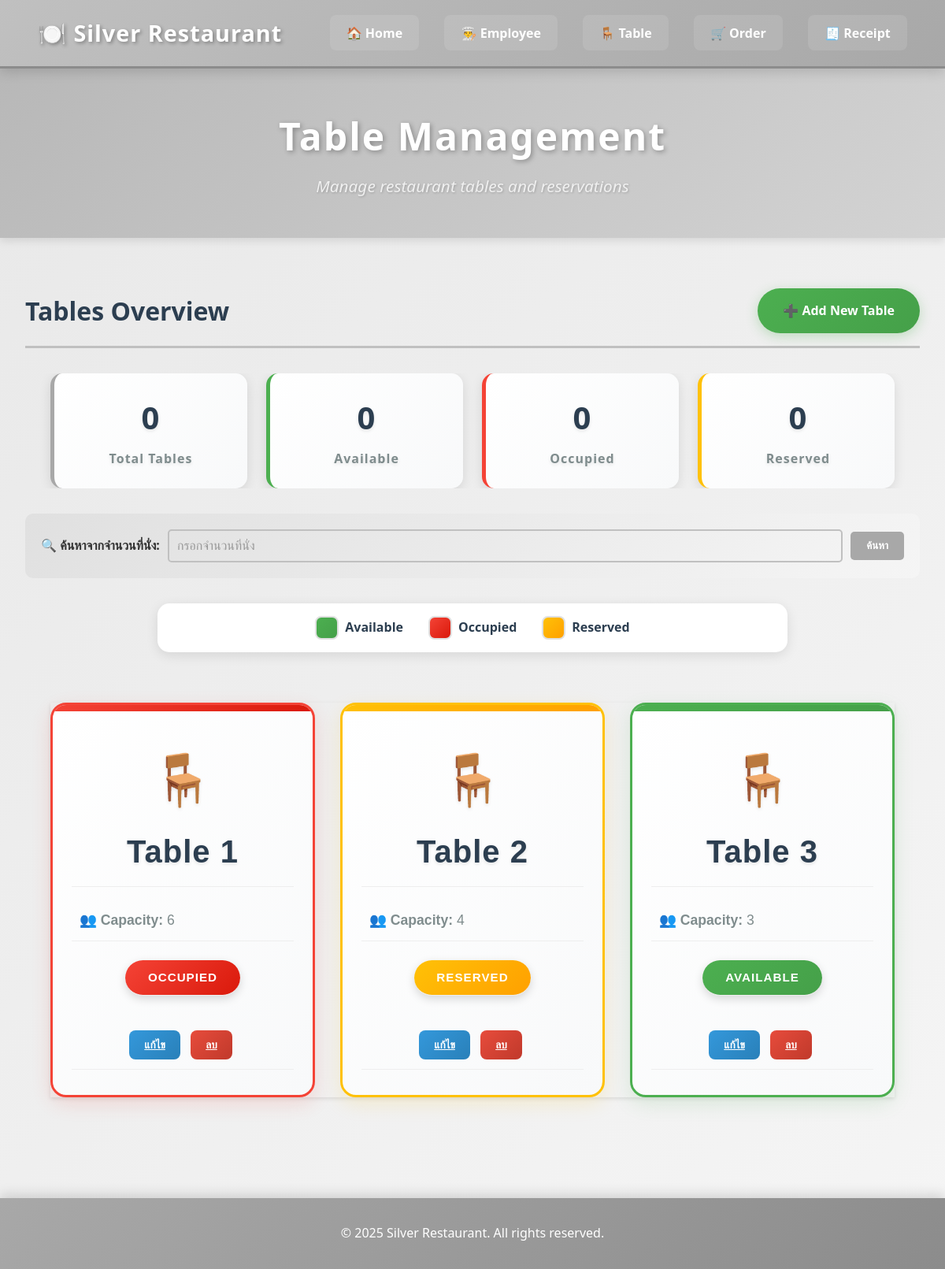
Screenshot of /tableU.php with the database file from the repository.
### tables this page shows
CREATE TABLE table_info (
    table_id INTEGER PRIMARY KEY AUTOINCREMENT,
    table_number TEXT NOT NULL,
    capacity INTEGER NOT NULL,
    status TEXT NOT NULL
);

### tableU.php (the view, shortened to what this page needs)
<?php
require('DBConnect.php');
?>
<!DOCTYPE html>
<html lang="en">
<head>
    <link rel="stylesheet" href="ref.css">
    <link rel="stylesheet" href="tableU.css">
</head>
<body>
    <nav class="navbar">
        <div class="nav-brand">
            <h1>🍽️ Silver Restaurant</h1>
        </div>
        <ul class="nav-menu">
            <li><a href="index.php">🏠 Home</a></li>
            <li><a href="employee.php">👨‍🍳 Employee</a></li>
            <li><a href="tableU.php">🪑 Table</a></li>
            <li><a href="OrderUi.php">🛒 Order</a></li>
            <li><a href="Receipt.php">🧾 Receipt</a></li>
        </ul>
    </nav>
    <div class="hero-section">
        <h2 class="hero-title">Table Management</h2>
        <p class="hero-subtitle">Manage restaurant tables and reservations</p>
    </div>
    <div class="menu-container">
        <div class="menu-header">
            <h2 class="section-title">Tables Overview</h2>
            <a href="tableUAddForm.php" class="add-menu-btn" style="text-decoration: none; display: inline-block;">
                ➕ Add New Table
            </a>
        </div>
        <div class="stats-container">
            <div class="stat-card stat-total">
                <div class="stat-number" id="totalTables">0</div>
                <div class="stat-label">Total Tables</div>
            </div>
            <div class="stat-card stat-available">
                <div class="stat-number" id="availableTables">0</div>
                <div class="stat-label">Available</div>
            </div>
            <div class="stat-card stat-occupied">
                <div class="stat-number" id="occupiedTables">0</div>
                <div class="stat-label">Occupied</div>
            </div>
            <div class="stat-card stat-reserved">
                <div class="stat-number" id="reservedTables">0</div>
                <div class="stat-label">Reserved</div>
            </div>
        </div>
        <div class="search-box-container">
            <form method="GET" action="tableU.php" class="search-form">
                <label class="search-label">🔍 ค้นหาจากจำนวนที่นั่ง:</label>
                <input type="number" name="search_capacity" placeholder="กรอกจำนวนที่นั่ง" min="1"
                       value="<?php echo isset($_GET['search_capacity']) ? $_GET['search_capacity'] : ''; ?>"
                       class="search-input">
                <button type="submit" class="search-button">ค้นหา</button>
            </form>
        </div>
        <div class="legend">
            <div class="legend-item">
                <div class="legend-color green"></div>
                <span>Available</span>
            </div>
            <div class="legend-item">
                <div class="legend-color red"></div>
                <span>Occupied</span>
            </div>
            <div class="legend-item">
                <div class="legend-color yellow"></div>
                <span>Reserved</span>
            </div>
        </div>
    <div class="table-grid" id="tableGrid">
    <table class="product-table">
    <tbody>
            <?php
                if(isset($_GET['search_capacity']) && !empty($_GET['search_capacity'])) {
                    $search_capacity = $_GET['search_capacity'];
                    $select_table = $db->query("SELECT * FROM table_info WHERE capacity = '$search_capacity'");
                } else {
                    $select_table = $db->query("SELECT * FROM table_info");
                }
                $select_table->execute();
                while($row = $select_table->fetch(PDO::FETCH_ASSOC)):?>
        <tr>
            <td><?php echo $row['table_number'] ?></td>
            <td><?php echo $row['capacity'] ?></td>
            <td data-status="<?php echo strtolower($row['status']); ?>"><?php echo ucfirst($row['status']) ?></td>
            <td>
                <a class="action-btn edit-btn" href="updateTableUFrom.php?table_id=<?php echo $row['table_id']; ?>">แก้ไข</a>
                <a  href="?table_id=<?php echo $row['table_id']; ?>" class="action-btn delete-btn">ลบ</a>
            </td>
        </tr>
        <?php endwhile; ?>
    </tbody>
    </table>
        </div>
        </div>
    <footer class="footer">
        <p>&copy; 2025 Silver Restaurant. All rights reserved.</p>
    </footer>
</body>
</html>

### ref.css (style rules this page uses)
* { margin: 0; padding: 0; box-sizing: border-box; }
body { font-family: 'Segoe UI', Tahoma, Geneva, Verdana, sans-serif; background: linear-gradient(135deg, #e8e8e8 0%, #f5f5f5 100%); color: #2c3e50; line-height: 1.6; min-height: 100vh; }
.navbar { background: linear-gradient(135deg, #c0c0c0 0%, #a8a8a8 100%); box-shadow: 0 4px 15px rgba(0, 0, 0, 0.15); display: flex; justify-content: space-between; align-items: center; padding: 1.2rem 3rem; position: sticky; top: 0; z-index: 1000; border-bottom: 3px solid #8c8c8c; }
.nav-brand h1 { color: #fff; font-size: 1.8rem; font-weight: 700; text-shadow: 2px 2px 4px rgba(0, 0, 0, 0.3); letter-spacing: 1px; }
.nav-menu { display: flex; list-style-type: none; align-items: center; gap: 2rem; }
.nav-menu li a { text-decoration: none; color: #fff; font-weight: 600; font-size: 1rem; padding: 0.6rem 1.2rem; border-radius: 8px; transition: all 0.3s ease; background: rgba(255, 255, 255, 0.1); border: 2px solid transparent; }
.hero-section { background: linear-gradient(135deg, #b8b8b8 0%, #d3d3d3 100%); padding: 3rem 2rem; text-align: center; box-shadow: 0 4px 10px rgba(0, 0, 0, 0.1); margin-bottom: 2rem; }
.hero-title { color: #fff; font-size: 3rem; font-weight: 700; margin-bottom: 0.5rem; text-shadow: 2px 2px 6px rgba(0, 0, 0, 0.3); letter-spacing: 2px; }
.hero-subtitle { color: #f0f0f0; font-size: 1.3rem; font-style: italic; text-shadow: 1px 1px 3px rgba(0, 0, 0, 0.2); }
.search-input { flex: 1; border: none; outline: none; padding: 0.8rem 1.5rem; font-size: 1rem; color: #2c3e50; background: transparent; }
.search-input::placeholder { color: #999; }
.menu-container { max-width: 1400px; margin: 0 auto; padding: 2rem; }
.menu-header { display: flex; justify-content: space-between; align-items: center; margin-bottom: 2rem; padding-bottom: 1rem; border-bottom: 3px solid #c0c0c0; }
.section-title { color: #2c3e50; font-size: 2rem; font-weight: 700; }
.add-menu-btn { background: linear-gradient(135deg, #4CAF50 0%, #45a049 100%); color: #fff; border: none; padding: 1rem 2rem; border-radius: 50px; font-size: 1rem; font-weight: 600; cursor: pointer; transition: all 0.3s ease; box-shadow: 0 4px 15px rgba(76, 175, 80, 0.3); }
.edit-btn, .delete-btn { background: transparent; border: 2px solid #c0c0c0; padding: 0.5rem 0.7rem; border-radius: 8px; font-size: 1rem; cursor: pointer; transition: all 0.3s ease; }
.footer { background: linear-gradient(135deg, #a8a8a8 0%, #8c8c8c 100%); color: #fff; text-align: center; padding: 2rem; margin-top: 4rem; box-shadow: 0 -4px 15px rgba(0, 0, 0, 0.15); }
.footer p { font-size: 1rem; font-weight: 500; }

### rows the page displays
table_info: table_number "Table 1", capacity "6", status "OCCUPIED"
table_info: table_number "Table 2", capacity "4", status "RESERVED"
table_info: table_number "Table 3", capacity "3", status "AVAILABLE"
